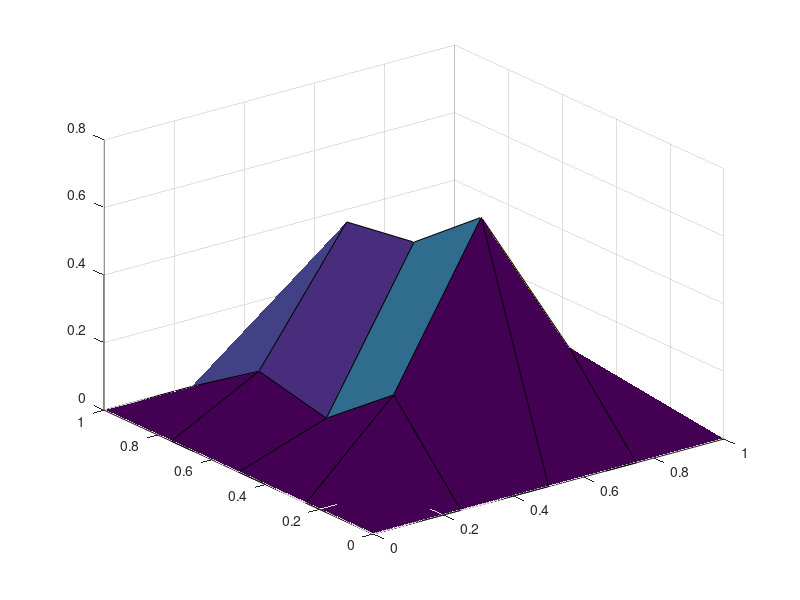

Here is the MATLAB script that generated this plot:
Data = importdata('2DExample.dat');
numElements = 16;

h = 1/sqrt(numElements);
[X,Y] = meshgrid(0:h:1,0:h:1);

for i=1:(sqrt(16)+1)
    for j=1:(sqrt(16)+1)
        Z(i,j) = Data((sqrt(16)+1)*(i-1)+j,3);
    end
end

figure;
surf(X,Y,Z);